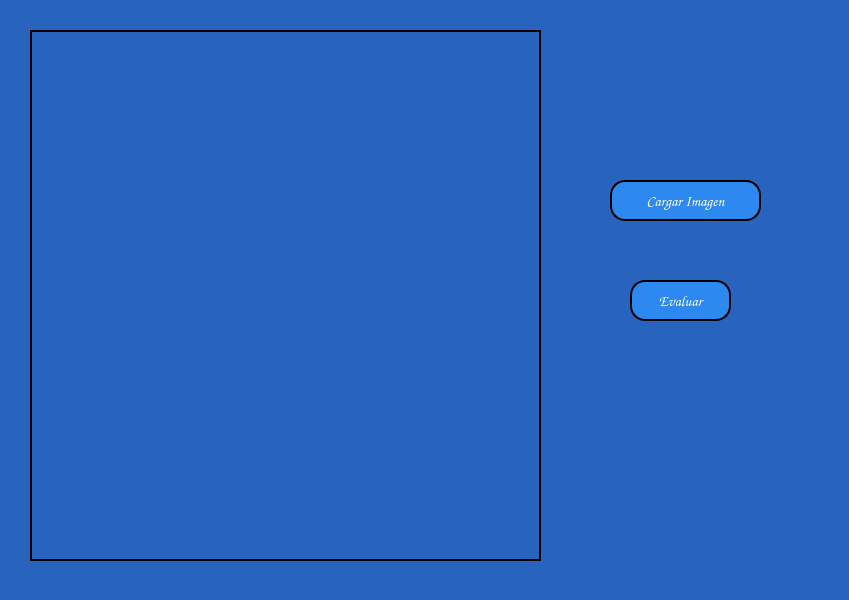
<?xml version="1.0" encoding="UTF-8"?>
<ui version="4.0">
 <class>IA</class>
 <widget class="QMainWindow" name="IA">
  <property name="geometry">
   <rect>
    <x>0</x>
    <y>0</y>
    <width>849</width>
    <height>600</height>
   </rect>
  </property>
  <property name="windowTitle">
   <string>MainWindow</string>
  </property>
  <property name="styleSheet">
   <string notr="true">*{
	background-color: rgb(40, 100, 190);
 font-family: 	Comic Sans MS;
}

QPushButton{
   background:#2d89ef;
   color: white;
   border: 2px solid;
   border-radius:15px;
   font-size:15px;		
}
QWidget #contenedorlienzo{
border: 2px solid;
}

QLabel{
   font-size:20px;		
	color: white;
}</string>
  </property>
  <widget class="QWidget" name="centralwidget">
   <widget class="QPushButton" name="botonCargar">
    <property name="geometry">
     <rect>
      <x>610</x>
      <y>180</y>
      <width>151</width>
      <height>41</height>
     </rect>
    </property>
    <property name="text">
     <string>Cargar Imagen</string>
    </property>
   </widget>
   <widget class="QPushButton" name="botonEvaluar">
    <property name="geometry">
     <rect>
      <x>630</x>
      <y>280</y>
      <width>101</width>
      <height>41</height>
     </rect>
    </property>
    <property name="text">
     <string>Evaluar</string>
    </property>
   </widget>
   <widget class="QLabel" name="label_resultado">
    <property name="geometry">
     <rect>
      <x>556</x>
      <y>362</y>
      <width>261</width>
      <height>161</height>
     </rect>
    </property>
    <property name="text">
     <string/>
    </property>
   </widget>
   <widget class="QWidget" name="contenedorlienzo" native="true">
    <property name="geometry">
     <rect>
      <x>30</x>
      <y>30</y>
      <width>511</width>
      <height>531</height>
     </rect>
    </property>
   </widget>
  </widget>
 </widget>
 <resources/>
 <connections/>
</ui>
